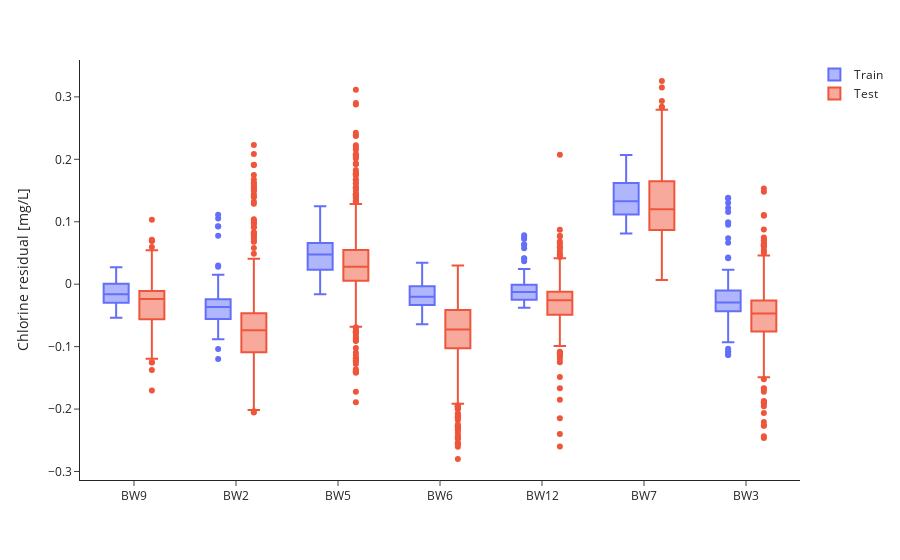

Source (notebook cell):
### Markdown cell above
Residual boxplots.

### Code cell
bwfl_ids = [bwfl_id for bwfl_id in cl_df['bwfl_id'].unique() if bwfl_id not in ['BW1', 'BW4']]

residuals_df = pd.DataFrame(columns=['bwfl_id', 'Residuals', 'Dataset'])
for bwfl_id in bwfl_ids:
    data = cl_df[cl_df['bwfl_id'] == bwfl_id]
    sim = cl_sim[bwfl_id].values
    train_residuals = sim[96:n_train] - data['mean'].values[96:n_train]
    test_residuals = sim[n_train:] - data['mean'].values[n_train:]
    
    residuals_df = pd.concat([
        residuals_df,
        pd.DataFrame({'bwfl_id': bwfl_id, 'Residuals': train_residuals, 'Dataset': 'Train'}),
        pd.DataFrame({'bwfl_id': bwfl_id, 'Residuals': test_residuals, 'Dataset': 'Test'})
    ], ignore_index=True)

fig = px.box(residuals_df, x='bwfl_id', y='Residuals', color='Dataset',
             labels={'bwfl_id': 'BWFL ID', 'Residuals': 'Residuals'},
             points='outliers')

fig.update_layout(
    height=450,
    xaxis_title='',
    yaxis_title='Chlorine residual [mg/L]',
    template='simple_white',
    legend_title_text='',
)
fig.show()

### Figure 1 — Plotly figure (JSON) as saved in the notebook; plotly's stock layout.template omitted (floating-point values rounded to 4 significant figures; data arrays with more than 128 entries replaced by an {"elided": "..."} marker saying what was removed)
{"data": [{"alignmentgroup": "True", "boxpoints": "outliers", "hovertemplate": "Dataset=Train<br>BWFL ID=%{x}<br>Residuals=%{y}<extra></extra>", "legendgroup": "Train", "marker": {"color": "#636efa"}, "name": "Train", "notched": false, "offsetgroup": "Train", "orientation": "v", "showlegend": true, "type": "box", "x": {"elided": "672 str values"}, "x0": " ", "xaxis": "x", "y": {"elided": "672 float values"}, "y0": " ", "yaxis": "y"}, {"alignmentgroup": "True", "boxpoints": "outliers", "hovertemplate": "Dataset=Test<br>BWFL ID=%{x}<br>Residuals=%{y}<extra></extra>", "legendgroup": "Test", "marker": {"color": "#EF553B"}, "name": "Test", "notched": false, "offsetgroup": "Test", "orientation": "v", "showlegend": true, "type": "box", "x": {"elided": "4032 str values"}, "x0": " ", "xaxis": "x", "y": {"elided": "4032 float values"}, "y0": " ", "yaxis": "y"}], "layout": {"autosize": true, "boxmode": "group", "legend": {"title": {"text": ""}, "tracegroupgap": 0}, "margin": {"t": 60}, "xaxis": {"anchor": "y", "autorange": true, "domain": [0, 1], "range": [-0.5196, 6.52], "title": {"text": ""}, "type": "category"}, "yaxis": {"anchor": "x", "autorange": true, "domain": [0, 1], "range": [-0.3136, 0.3591], "title": {"text": "Chlorine residual [mg/L]"}, "type": "linear"}}}
